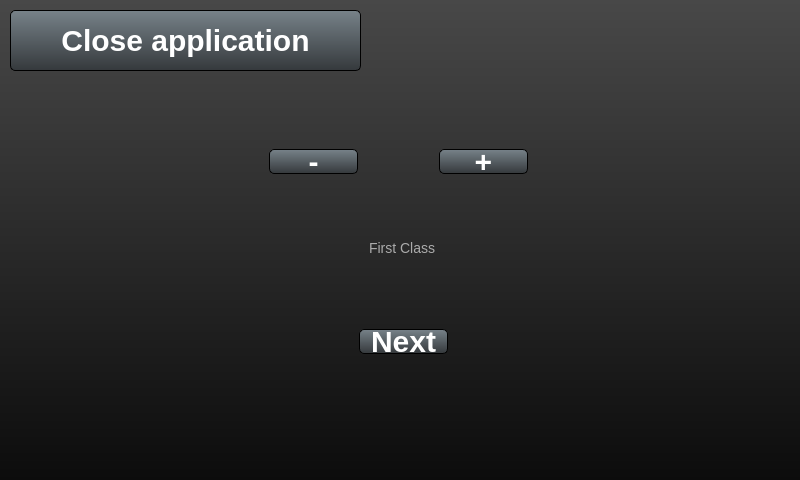
<?xml version="1.0" encoding="UTF-8"?>
<ui version="4.0">
 <class>Application</class>
 <widget class="QWidget" name="Application">
  <property name="geometry">
   <rect>
    <x>0</x>
    <y>0</y>
    <width>800</width>
    <height>480</height>
   </rect>
  </property>
  <property name="windowTitle">
   <string>Application</string>
  </property>
  <property name="styleSheet">
   <string notr="true">/* *********************************************************** */

QWidget#Application {
	background-color: qlineargradient(spread:pad, x1:0, y1:0, x2:0, y2:1, stop:0 rgba(72, 72, 72, 255), stop:1 rgba(12, 12, 12, 255));
}

QWidget {
font-family: &quot;Century gotic&quot; ;
}

QPushButton, QGroupBox, QRadioButton, QComboBox, QSlider, QLCDNumber, QCheckBox, QSpinBox, QLabel, QProgressBar, QLineEdit, QWebView, QTextEdit, QDoubleSpinBox
{
border-width: 1px;
border-radius: 5px;
border-color: black;
border-style: outset;
color: white;
}


QPushButton
{
font: bold 30px;
}

QPushButton:on {
background-color: qlineargradient(spread:pad, x1:0, y1:0, x2:0, y2:1, stop:0 rgba(253, 172, 0, 255), stop:1 rgba(195, 95, 0, 255));
}

QPushButton:!on{
background-color: qlineargradient(spread:pad, x1:0, y1:0, x2:0, y2:1, stop:0 rgba(119, 130, 137, 255), stop:1 rgba(53, 57, 60, 255));
}


/* *********************************************************** */

QGroupBox {

background-color: qlineargradient(spread:pad, x1:0, y1:0, x2:0, y2:1, stop:0 rgba(119, 130, 137, 255), stop:1 rgba(53, 57, 60, 255));
font: bold 16px;
color: black;
margin-top: 1.5ex; /* leave space at the top for the title */
}

QGroupBox::title {
subcontrol-origin: margin;
subcontrol-position: top center; 
padding: 2 10px;                         
border-width: 1px;
border-radius: 5px;
border-color: black;
border-style: outset;
color: white;

background-color: qlineargradient(spread:pad, x1:0, y1:0, x2:0, y2:1, stop:0 rgba(253, 172, 0, 255), stop:1 rgba(195, 95, 0, 255));
 }

/* *********************************************************** */

QRadioButton {
border: none;
background: none;
}

 QRadioButton::indicator::unchecked {
     image: url(:/Images/Grey.png);
 }

 QRadioButton::indicator:unchecked:pressed {
     image: url(:/Images/Grey.png);
 }

 QRadioButton::indicator::checked {
     image: url(:/Images/Yellow.png);
 }

 QRadioButton::indicator:checked:pressed {
     image: url(:/Images/Yellow.png);
 }

/* *********************************************************** */



/* *********************************************************** */

QComboBox {

background-color: qlineargradient(spread:pad, x1:0, y1:0, x2:0, y2:1, stop:0 rgba(119, 130, 137, 255), stop:1 rgba(53, 57, 60, 255));
font: bold 16px;
padding: 1px 18px 1px 3px;

}


 QComboBox::down-arrow {
     image: url(:/Images/buttonDown.png);
 }


 QComboBox:on { /* shift the text when the popup opens */
     padding-top: 13px;
     padding-left: 14px;
 }

 QComboBox::drop-down {
     subcontrol-origin: padding;
     subcontrol-position: top right;
     width: 30px;
     border-top-right-radius: 0px; 
     border-bottom-right-radius: 10px;
 }


QComboBox QAbstractItemView {
selection-background-color: lightgray;
background-color: grey;
background-clip: blue;
border-width: 2px;
border-radius: 0px;
border-color: black;
border-style: outset;
font: bold 16px;
color: white;
padding: 15px 4px;
 }


 QComboBox::down-arrow:on { /* shift the arrow when popup is open */
     top: 1px;
     left: 1px;
 }


QComboBox QScrollBar:vertical {
      border: 1px outset black;
	 background: qlineargradient(spread:pad, x1:0, y1:0, x2:0, y2:1, stop:0 rgba(173, 173, 173, 255), 			stop:1 rgba(95, 95, 95, 255));
      width: 25px;
      margin: 22px 0 22px 0;
	border-radius: 2px;
padding: 5px 2px;
  }

QComboBox QScrollBar::handle:vertical {
      background: qlineargradient(spread:pad, x1:0, y1:0.034, x2:0, y2:1, stop:0.0282486 rgba(255, 212, 73, 255), stop:0.505682 rgba(255, 212, 73, 255), stop:0.517045 rgba(255, 194, 66, 255), stop:1 rgba(255, 141, 0, 255));
      min-height: 25px;
  }

QComboBox  QScrollBar::add-line:vertical {
      height: 25px;
      subcontrol-position: bottom;
      subcontrol-origin: margin;
background: none;
      margin: 2px 0 2px 0;
  }

QComboBox  QScrollBar::sub-line:vertical {

      height: 20px;
      subcontrol-position: top;
      subcontrol-origin: margin;
background: none;
      margin: 2px 0 2px 0;
  }


QComboBox  QScrollBar::up-arrow:vertical {
     image: url(:/Images/buttonUp.png);
  }
QComboBox QScrollBar::down-arrow:vertical {
     image: url(:/Images/buttonDown.png);
}

QComboBox  QScrollBar::add-page:vertical, QScrollBar::sub-page:vertical {
      background: none;
  }



/* *********************************************************** */
QSlider::groove:horizontal { 
border: 1px solid #999999;
height: 5px; 
background: rgb(52, 52, 52);
margin: 2px 2;
left: 8px;
right: 8px;
}

QSlider::handle:horizontal {
background: qlineargradient(spread:pad, x1:0, y1:0, x2:1, y2:0, stop:0 rgba(119, 130, 137, 255), stop:1 rgba(53, 57, 60, 255));
border-width: 1px;
border-radius: 5px;
border-color: black;
border-style: outset;
width: 50px;
margin: -25px 0; /* handle is placed by default on the contents rect of the groove. Expand outside the groove */

}

QSlider::sub-page:horizontal {
background: qlineargradient(spread:pad, x1:0, y1:0, x2:0, y2:1, stop:0 rgba(253, 172, 0, 255), stop:1 rgba(195, 95, 60, 255));
border: 1px solid #777;
border-radius: 2px;
border: 1px solid RGB(50,50,50);
}

QSlider::add-page:horizontal {
background: qlineargradient(spread:pad, x1:0, y1:0, x2:0, y2:1, stop:0 rgba(72, 72, 72, 255), stop:1 rgba(12, 12, 12, 255));
border: 1px solid black;
border-radius: 2px;
}

QSlider {
background-color: qlineargradient(spread:pad, x1:0, y1:0, x2:0, y2:1, stop:0 rgba(119, 130, 137, 255), stop:1 rgba(53, 57, 60, 255));
/*border-top-left-radius: 0px; 
border-bottom-left-radius: 0px; */
}



/* *********************************************************** */
QSlider::groove:vertical { 
border: 1px solid #999999;
width: 10px; 
background: rgb(52, 52, 52);
margin: 5 0 5 0px;
left: 8px;
right: 8px;
}

QSlider::handle:vertical {
background: qlineargradient(spread:pad, x1:0, y1:0, x2:1, y2:0, stop:0 rgba(119, 130, 137, 255), stop:1 rgba(53, 57, 60, 255));
border-width: 1px;
border-radius: 5px;
border-color: black;
border-style: outset;
height: 50px;
margin:  0 -25; /* handle is placed by default on the contents rect of the groove. Expand outside the groove */

}

QSlider::sub-page:vertical {
background: qlineargradient(spread:pad, x1:0, y1:0, x2:0, y2:1, stop:0 rgba(253, 172, 0, 255), stop:1 rgba(195, 95, 60, 255));
border: 1px solid #777;
border-radius: 2px;
border: 1px solid RGB(50,50,50);
margin:  5 0 0 0px;
}

QSlider::add-page:vertical {
background: qlineargradient(spread:pad, x1:0, y1:0, x2:0, y2:1, stop:0 rgba(72, 72, 72, 255), stop:1 rgba(12, 12, 12, 255));
border: 1px solid black;
border-radius: 2px;
margin:  0 0 5 0px;
}



/* *********************************************************** */

QLCDNumber {
background-color: qlineargradient(spread:pad, x1:0, y1:0, x2:0, y2:1, stop:0 rgba(119, 130, 137, 255), stop:1 rgba(53, 57, 60, 255));
color: white;
text-align: center;

}


/* *********************************************************** */

QLabel {
background: none;
color: rgba(171,171,171,255);
border-style: none;
font: 14px;
}

/* *********************************************************** */

QSpinBox
{
background-color: qlineargradient(spread:pad, x1:0, y1:0, x2:0, y2:1, stop:0 rgba(119, 130, 137, 255), stop:1 rgba(53, 57, 60, 255));
font:  30px;
padding-left: 15px;
}

QSpinBox::up-button {
     subcontrol-origin: border;
     subcontrol-position: top right; /* position at the top right corner */
     width: 30px; 
     border-width: 1px;
     border-left-color: black;
     border-left-style: outset; 

 }
 QSpinBox::down-button {
     subcontrol-origin: border;
     subcontrol-position: bottom right; /* position at bottom right corner */

     width: 30px;
     border-width: 1px;
     border-left-color: black;
     border-left-style: outset; 
 }


 QSpinBox::up-arrow {
     image: url(:/Images/buttonUp.png);
     width: 25px;
     height: 25px;
 }
 QSpinBox::down-button:pressed {
     top: 1px;
     left: 1px;}
 QSpinBox::up-button:pressed {
     top: 1px;
     left: 1px;}
 QSpinBox::down-arrow {
     image: url(:/Images/buttonDown.png);
     width: 25px;
     height: 25px;
 }
/* *********************************************************** */

QDoubleSpinBox
{
background-color: qlineargradient(spread:pad, x1:0, y1:0, x2:0, y2:1, stop:0 rgba(119, 130, 137, 255), stop:1 rgba(53, 57, 60, 255));
font:  30px;
padding-left: 15px;
}

QDoubleSpinBox::up-button {
     subcontrol-origin: border;
     subcontrol-position: top right; /* position at the top right corner */
     width: 30px; 
     border-width: 1px;
     border-left-color: black;
     border-left-style: outset; 

 }
 QDoubleSpinBox::down-button {
     subcontrol-origin: border;
     subcontrol-position: bottom right; /* position at bottom right corner */

     width: 30px;
     border-width: 1px;
     border-left-color: black;
     border-left-style: outset; 
 }


 QDoubleSpinBox::up-arrow {
     image: url(:/Images/buttonUp.png);
     width: 25px;
     height: 25px;
 }
 QDoubleSpinBox::down-button:pressed {
     top: 1px;
     left: 1px;}
 QDoubleSpinBox::up-button:pressed {
     top: 1px;
     left: 1px;}
 QDoubleSpinBox::down-arrow {
     image: url(:/Images/buttonDown.png);
     width: 25px;
     height: 25px;
 }



/* *********************************************************** */

QCheckBox {
spacing: 5px;
background-color: qlineargradient(spread:pad, x1:0, y1:0, x2:0, y2:1, stop:0 rgba(119, 130, 137, 255), stop:1 rgba(53, 57, 60, 255));
font: bold 14px;
padding: 0px 0px 0px 5px;
}

QCheckBox::indicator {
width: 25px;
height: 25px;
border-width: 1px;
border-radius: 5px;
border-color: black;
border-style: outset;

background: qradialgradient(spread:repeat, cx:0.5, cy:0.5, radius:0.689, fx:0.504926, fy:0.5, stop:0 rgba(253, 172, 0, 255), stop:0.528302 rgba(253, 173, 0, 255), stop:0.669951 rgba(253, 172, 0, 255), stop:1 rgba(195, 95, 0, 255));


 }


 QCheckBox::indicator:unchecked {
     image: none;
 }


 QCheckBox::indicator:unchecked:pressed {
     image: url(:/Images/ok.png);
 }

 QCheckBox::indicator:checked {
     image: url(:/Images/ok.png);
 }


 QCheckBox::indicator:checked:pressed {
     image: none;
 }



/* *********************************************************** */

 QProgressBar {
background-color: qlineargradient(spread:pad, x1:0, y1:0, x2:0, y2:1, stop:0 rgba(119, 130, 137, 255), stop:1 rgba(53, 57, 60, 255));
text-align: center;
font: bold 14px;
 }

 QProgressBar::chunk {
background-color: qlineargradient(spread:pad, x1:0, y1:0, x2:0, y2:1, stop:0 rgba(253, 172, 0, 255), stop:1 rgba(195, 95, 0, 255));
width: 5px;
margin: 0.5px;
}

/* *********************************************************** */

QTabWidget::pane 
{
     border-top: 2px solid #C2C7CB;
 }

QTabWidget::tab-bar {
left: 2px; 
border-style: none;
 }

 QTabBar::tab {
border: black;
border-style: outset;
border-width: 1px;
font: 30px;
border-top-left-radius: 5px;
border-top-right-radius: 5px;
min-width: 150px;
min-height:40px;
padding: 2px;
color: white;

 }


QTabBar::tab:selected {
background: qlineargradient(spread:pad, x1:0, y1:0, x2:0, y2:1, stop:0 rgba(253, 172, 0, 255), stop:1 rgba(195, 95, 0, 255));
 }

QTabBar::tab:!selected {
background:  qlineargradient(spread:pad, x1:0, y1:0, x2:0, y2:1, stop:0 rgba(119, 130, 137, 255), stop:1 rgba(53, 57, 60, 255));
 }

/* ***********************************************************/ 

QListView {
background-color: qlineargradient(spread:pad, x1:0, y1:0, x2:0, y2:1, stop:0 rgba(119, 130, 137, 255), stop:1 rgba(53, 57, 60, 255));
border-width: 1px;
border-radius: 5px;
border-color: black;
border-style: outset;
font: bold 24px;
padding: 8 8px;
color: white;
 }

 QListView::item {
background-color: rgba(0,0,0,0);
 }

 QListView::item:selected {
 background: qlineargradient(spread:pad, x1:0, y1:0, x2:0, y2:1, stop:0 rgba(253, 172, 0, 255), stop:1 rgba(195, 95, 0, 255));
 }

 QListView::item:selected:!active {
 background: qlineargradient(spread:pad, x1:0, y1:0, x2:0, y2:1, stop:0 rgba(253, 172, 0, 255), stop:1 rgba(195, 95, 0, 255));
 }

 QListView::item:selected:active {
 background: qlineargradient(spread:pad, x1:0, y1:0, x2:0, y2:1, stop:0 rgba(253, 172, 0, 255), stop:1 rgba(195, 95, 0, 255));
 }

 QListView::item:hover {
     color: qlineargradient(spread:pad, x1:0, y1:0, x2:0, y2:1, stop:0 rgba(253, 172, 0, 255), stop:1 rgba(195, 95, 0, 255));
 }

/* *********************************************************** */

/* *********************************************************** */ 

QTableWidget {
show-decoration-selected: 1; /* make the selection span the entire width of the view */
background-color: qlineargradient(spread:pad, x1:0, y1:0, x2:0, y2:1, stop:0 rgba(119, 130, 137, 255), stop:1 rgba(53, 57, 60, 255));
border-width: 1px;
border-radius: 5px;
border-color: black;
border-style: outset;
font: bold 24px;
color: white;
padding: 8 8px;
background-attachment: fixed;
}

QTableView QTableCornerButton::section {
background: qlineargradient(spread:pad, x1:0, y1:0, x2:0, y2:1, stop:0 rgba(253, 172, 0, 255), stop:1 rgba(195, 95, 0, 255));
border: 1px outset black;
}

QTableWidget::item {
background-color: rgba(119, 130, 137, 255);
}


QTableWidget::item:selected {
border: 1px solid #6a6ea9;
}

QTableWidget::item:selected:!active {
background: rgba(119, 130, 137, 255);
border: 1px solid #6a6ea9;
}

QTableWidget::item:selected:active {
background: qlineargradient(spread:pad, x1:0, y1:0, x2:0, y2:1, stop:0 rgba(253, 172, 0, 255), stop:1 rgba(195, 95, 0, 255));
}

QTableWidget::item:hover {
background: qlineargradient(x1: 0, y1: 0, x2: 0, y2: 1,
stop: 0 #FAFBFE, stop: 1 #DCDEF1);
}

QHeaderView::section {
background-color:  qlineargradient(x1:0, y1:0, x2:0, y2:1,
stop:0 #616161, stop: 0.5 #505050,
stop: 0.6 #434343, stop:1 #656565);
color: white;
padding-left: 3px;
border-left:  1px solid black;/*1px solid #6c6c6c;*/
border-right:1px solid black;
border-top: none;
border-bottom: 1px solid black;

}

/* *********************************************************** */

QScrollBar:horizontal {
border: 1px solid black;
background: qlineargradient(spread:pad, x1:0, y1:0, x2:0, y2:1, stop:0 rgba(26, 26, 26, 255), stop:1 rgba(61, 61, 61, 255));
height: 15px;
margin: 0px 0px 0 0px;
border-radius: 5px;
}

QScrollBar::handle:horizontal {
background: qlineargradient(spread:pad, x1:0, y1:0, x2:0, y2:1, stop:0 rgba(253, 170, 0, 255), stop:1 rgba(195, 95, 0, 255));
min-width: 10px;
border-radius: 5px;
}

QScrollBar::add-line:horizontal {
background: blue;
width: 0px;
subcontrol-position: bottom right;
subcontrol-origin: margin;
border: 0px solid black;
border-radius: 5px;
}

QScrollBar::sub-line:horizontal {
background: blue;
width: 0px;
subcontrol-position: bottom left;
subcontrol-origin: margin;
border:0px solid black;
border-radius: 5px;
}

QScrollBar:left-arrow:horizontal, QScrollBar::right-arrow:horizontal {
width: 5px;
height: 5px;
background: solid;
}

QScrollBar::add-page:horizontal, QScrollBar::sub-page:horizontal {
background: none;

}
/* *********************************************************** */

QScrollBar:vertical {
border: 1px solid black;
background: qlineargradient(spread:pad, x1:0, y1:0, x2:0, y2:1, stop:0 rgba(26, 26, 26, 255), stop:1 rgba(61, 61, 61, 255));;
height: 15px;
margin: 0px 0px 0 0px;
border-radius: 5px;
}

QScrollBar::handle:vertical {
background: qlineargradient(spread:pad, x1:0, y1:0, x2:0, y2:1, stop:0 rgba(253, 170, 0, 255), stop:1 rgba(195, 95, 0, 255));
min-width: 10px;
border-radius: 5px;
}

QScrollBar::add-line:vertical {
background: blue;
width: 0px;
subcontrol-position: bottom right;
subcontrol-origin: margin;
border: 0px solid black;
border-radius: 5px;
}

QScrollBar::sub-line:vertical {
background: blue;
width: 0px;
subcontrol-position: bottom left;
subcontrol-origin: margin;
border:0px solid black;
border-radius: 5px;
}

QScrollBar:left-arrow:vertical, QScrollBar::right-arrow:vertical {
width: 5px;
height: 5px;
background: solid;
}

QScrollBar::add-page:vertical, QScrollBar::sub-page:vertical {
background: none;

}

/* *********************************************************** */





/* *********************************************************** */



/* *********************************************************** */







</string>
  </property>
  <widget class="QPushButton" name="pushButtonClose">
   <property name="geometry">
    <rect>
     <x>10</x>
     <y>10</y>
     <width>351</width>
     <height>61</height>
    </rect>
   </property>
   <property name="focusPolicy">
    <enum>Qt::NoFocus</enum>
   </property>
   <property name="text">
    <string>Close application</string>
   </property>
  </widget>
  <widget class="QStackedWidget" name="AppStack">
   <property name="geometry">
    <rect>
     <x>9</x>
     <y>79</y>
     <width>751</width>
     <height>391</height>
    </rect>
   </property>
   <widget class="QWidget" name="page">
    <widget class="QPushButton" name="pushButton">
     <property name="geometry">
      <rect>
       <x>350</x>
       <y>250</y>
       <width>89</width>
       <height>25</height>
      </rect>
     </property>
     <property name="text">
      <string>Next</string>
     </property>
    </widget>
    <widget class="QLabel" name="label">
     <property name="geometry">
      <rect>
       <x>360</x>
       <y>160</y>
       <width>67</width>
       <height>17</height>
      </rect>
     </property>
     <property name="styleSheet">
      <string notr="true">Qlabel
{
color:red !important;
}</string>
     </property>
     <property name="text">
      <string>First Class</string>
     </property>
    </widget>
    <widget class="QPushButton" name="sub_x">
     <property name="geometry">
      <rect>
       <x>260</x>
       <y>70</y>
       <width>89</width>
       <height>25</height>
      </rect>
     </property>
     <property name="text">
      <string>-</string>
     </property>
    </widget>
    <widget class="QPushButton" name="add_x">
     <property name="geometry">
      <rect>
       <x>430</x>
       <y>70</y>
       <width>89</width>
       <height>25</height>
      </rect>
     </property>
     <property name="text">
      <string>+</string>
     </property>
    </widget>
   </widget>
   <widget class="QWidget" name="page_2"/>
  </widget>
 </widget>
 <layoutdefault spacing="6" margin="11"/>
 <resources/>
 <connections>
  <connection>
   <sender>pushButtonClose</sender>
   <signal>clicked()</signal>
   <receiver>Application</receiver>
   <slot>close()</slot>
   <hints>
    <hint type="sourcelabel">
     <x>605</x>
     <y>400</y>
    </hint>
    <hint type="destinationlabel">
     <x>399</x>
     <y>239</y>
    </hint>
   </hints>
  </connection>
 </connections>
</ui>
